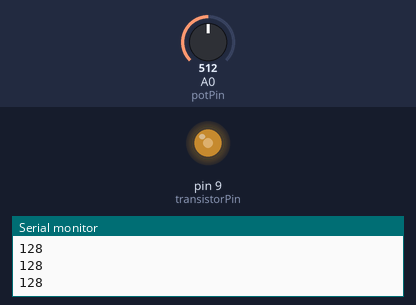
Simulated run of this sketch. Board: Arduino Uno, built with avr-gcc and run on an emulated ATmega328P. On the bench: output pins drawn as LEDs (lit = HIGH), the last lines printed to the serial monitor. The inputs (shaded band) are chosen by the test bench; at power-on: A0 (potPin) = 512.

Above: at 1.2 s.
1.3 s: A0 (potPin) set to 716
At 1.9 s:
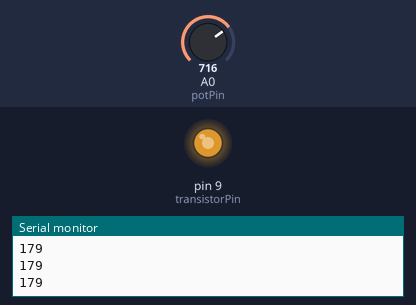
2.8 s: A0 (potPin) set to 900
At 3.2 s:
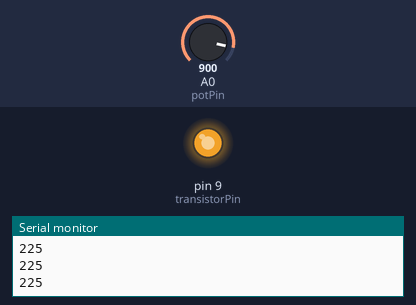
4.3 s: A0 (potPin) set to 122
At 5.4 s:
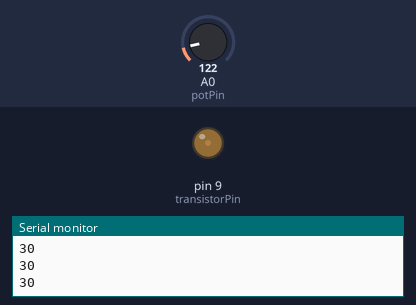
5.8 s: A0 (potPin) set to 0
At 6.5 s:
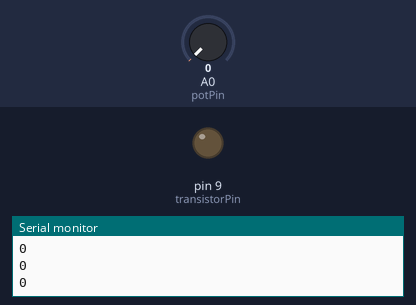
Timing chart, 0 to 8.3 s (numbered marks = the images above; inputs shaded):
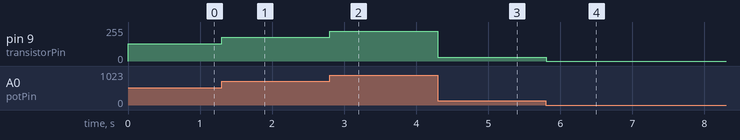

Measured:
- after the input at 1.3 s, pin 9 (transistorPin): 128/255 → 179/255 at once
- after the input at 2.8 s, pin 9 (transistorPin): 179/255 → 225/255 at once
- after the input at 4.3 s, pin 9 (transistorPin): 225/255 → 30/255 at once
- after the input at 5.8 s, pin 9 (transistorPin): 30/255 → 0/255 at once

The sketch:

project15.ino
```cpp
int potPin = 0;
int transistorPin = 9;
int potValue = 0;

void setup(){
  pinMode(transistorPin, OUTPUT);
  Serial.begin(9600);
}

void loop(){
  potValue = analogRead(potPin) / 4;
  analogWrite(transistorPin, potValue);
  Serial.println(potValue);
}
```
